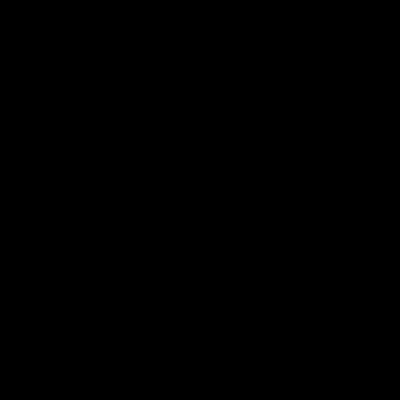
Frame 1 (no input)
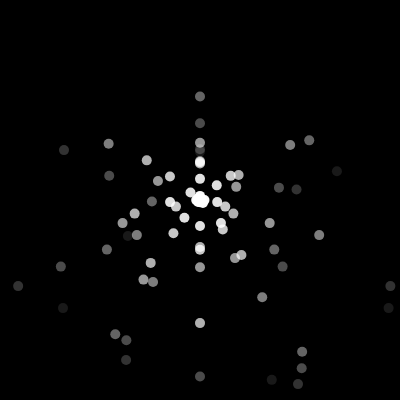
Frame 60 (no input)
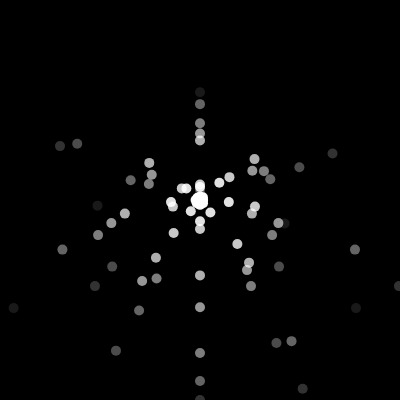
Frame 120 (the mouse pressed at the canvas centre since frame 60)

The p5.js sketch that drew these frames (run headless with seeded random() and noise() and a simulated clock; from frame 60 on, the mouse is pressed at the canvas centre):

// p5.js sketch
// ── sketch.js
let particles = []; // 存储粒子的数组

function setup() {
  createCanvas(400, 400);
  noStroke();
}

function draw() {
  background(0); // 设置背景色为黑色

  // 每帧添加一些新的粒子到数组中
  if (frameCount % 5 === 0) {
    for (let i = 0; i < 360; i += 45) { // 创建8个粒子，每个粒子间隔45度
      let angle = radians(i);
      let x = width / 2;
      let y = height / 2;
      let p = new Particle(x, y, angle);
      particles.push(p);
    }
  }

  // 更新并显示所有粒子
  for (let i = particles.length - 1; i >= 0; i--) {
    let p = particles[i];
    p.update();
    p.display();
    if (p.isFinished()) {
      particles.splice(i, 1); // 删除已完成的粒子
    }
  }
}

class Particle {
  constructor(x, y, angle) {
    this.x = x;
    this.y = y;
    this.velocity = p5.Vector.fromAngle(angle); // 设置速度向指定角度
    this.velocity.mult(random(2, 5)); // 随机速度
    this.gravity = 0.1;
    this.alpha = 255; // 透明度
  }

  update() {
    this.velocity.y += this.gravity; // 添加重力
    this.x += this.velocity.x;
    this.y += this.velocity.y;
    this.alpha -= 5; // 透明度逐渐减小
  }

  display() {
    fill(255, this.alpha);
    ellipse(this.x, this.y, 10, 10);
  }

  isFinished() {
    return this.alpha < 0; // 判断粒子是否完全透明
  }
}
